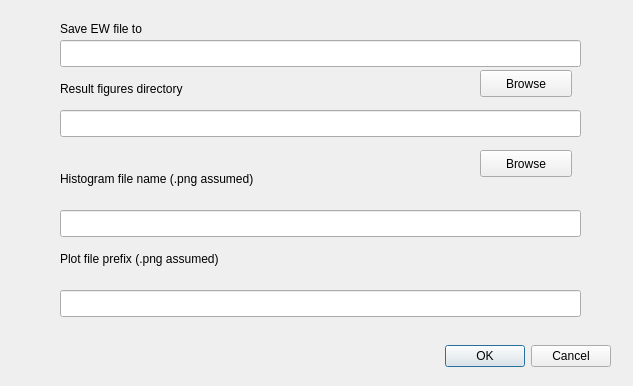
<?xml version="1.0" encoding="UTF-8"?>
<ui version="4.0">
 <class>ewresdlg</class>
 <widget class="QDialog" name="ewresdlg">
  <property name="geometry">
   <rect>
    <x>0</x>
    <y>0</y>
    <width>633</width>
    <height>386</height>
   </rect>
  </property>
  <property name="windowTitle">
   <string>Save ew calc results</string>
  </property>
  <widget class="QDialogButtonBox" name="buttonBox">
   <property name="geometry">
    <rect>
     <x>270</x>
     <y>340</y>
     <width>341</width>
     <height>32</height>
    </rect>
   </property>
   <property name="orientation">
    <enum>Qt::Horizontal</enum>
   </property>
   <property name="standardButtons">
    <set>QDialogButtonBox::Cancel|QDialogButtonBox::Ok</set>
   </property>
  </widget>
  <widget class="QLabel" name="label">
   <property name="geometry">
    <rect>
     <x>60</x>
     <y>80</y>
     <width>161</width>
     <height>17</height>
    </rect>
   </property>
   <property name="text">
    <string>Result figures directory</string>
   </property>
  </widget>
  <widget class="QLineEdit" name="resdir">
   <property name="geometry">
    <rect>
     <x>60</x>
     <y>110</y>
     <width>521</width>
     <height>27</height>
    </rect>
   </property>
   <property name="toolTip">
    <string>This is the directory for the results files</string>
   </property>
  </widget>
  <widget class="QLabel" name="label_2">
   <property name="geometry">
    <rect>
     <x>60</x>
     <y>170</y>
     <width>241</width>
     <height>17</height>
    </rect>
   </property>
   <property name="text">
    <string>Histogram file name (.png assumed)</string>
   </property>
  </widget>
  <widget class="QLineEdit" name="histfile">
   <property name="geometry">
    <rect>
     <x>60</x>
     <y>210</y>
     <width>521</width>
     <height>27</height>
    </rect>
   </property>
   <property name="toolTip">
    <string>Specify histogram file name</string>
   </property>
  </widget>
  <widget class="QLabel" name="label_3">
   <property name="geometry">
    <rect>
     <x>60</x>
     <y>250</y>
     <width>241</width>
     <height>17</height>
    </rect>
   </property>
   <property name="text">
    <string>Plot file prefix (.png assumed)</string>
   </property>
  </widget>
  <widget class="QLineEdit" name="plotfile">
   <property name="geometry">
    <rect>
     <x>60</x>
     <y>290</y>
     <width>521</width>
     <height>27</height>
    </rect>
   </property>
   <property name="toolTip">
    <string>Specify prefix for result plots or name if only one plot.

.png will be added to the result if not supplied</string>
   </property>
  </widget>
  <widget class="QPushButton" name="browsedir">
   <property name="geometry">
    <rect>
     <x>480</x>
     <y>150</y>
     <width>92</width>
     <height>27</height>
    </rect>
   </property>
   <property name="toolTip">
    <string>Click to browse for results directory</string>
   </property>
   <property name="text">
    <string>Browse</string>
   </property>
  </widget>
  <widget class="QLabel" name="label_4">
   <property name="geometry">
    <rect>
     <x>60</x>
     <y>20</y>
     <width>111</width>
     <height>17</height>
    </rect>
   </property>
   <property name="text">
    <string>Save EW file to</string>
   </property>
  </widget>
  <widget class="QLineEdit" name="resfile">
   <property name="geometry">
    <rect>
     <x>60</x>
     <y>40</y>
     <width>521</width>
     <height>27</height>
    </rect>
   </property>
   <property name="toolTip">
    <string>This is the file for saving the equivalent width data in.

Leave blank if you don't want it.

The directory will be initialised with that one if you haven't already set it.</string>
   </property>
  </widget>
  <widget class="QPushButton" name="browsefile">
   <property name="geometry">
    <rect>
     <x>480</x>
     <y>70</y>
     <width>92</width>
     <height>27</height>
    </rect>
   </property>
   <property name="toolTip">
    <string>Click to browse for results file</string>
   </property>
   <property name="text">
    <string>Browse</string>
   </property>
  </widget>
 </widget>
 <tabstops>
  <tabstop>resfile</tabstop>
  <tabstop>browsefile</tabstop>
  <tabstop>resdir</tabstop>
  <tabstop>browsedir</tabstop>
  <tabstop>histfile</tabstop>
  <tabstop>plotfile</tabstop>
  <tabstop>buttonBox</tabstop>
 </tabstops>
 <resources/>
 <connections>
  <connection>
   <sender>buttonBox</sender>
   <signal>accepted()</signal>
   <receiver>ewresdlg</receiver>
   <slot>accept()</slot>
   <hints>
    <hint type="sourcelabel">
     <x>248</x>
     <y>254</y>
    </hint>
    <hint type="destinationlabel">
     <x>157</x>
     <y>274</y>
    </hint>
   </hints>
  </connection>
  <connection>
   <sender>buttonBox</sender>
   <signal>rejected()</signal>
   <receiver>ewresdlg</receiver>
   <slot>reject()</slot>
   <hints>
    <hint type="sourcelabel">
     <x>316</x>
     <y>260</y>
    </hint>
    <hint type="destinationlabel">
     <x>286</x>
     <y>274</y>
    </hint>
   </hints>
  </connection>
 </connections>
</ui>
